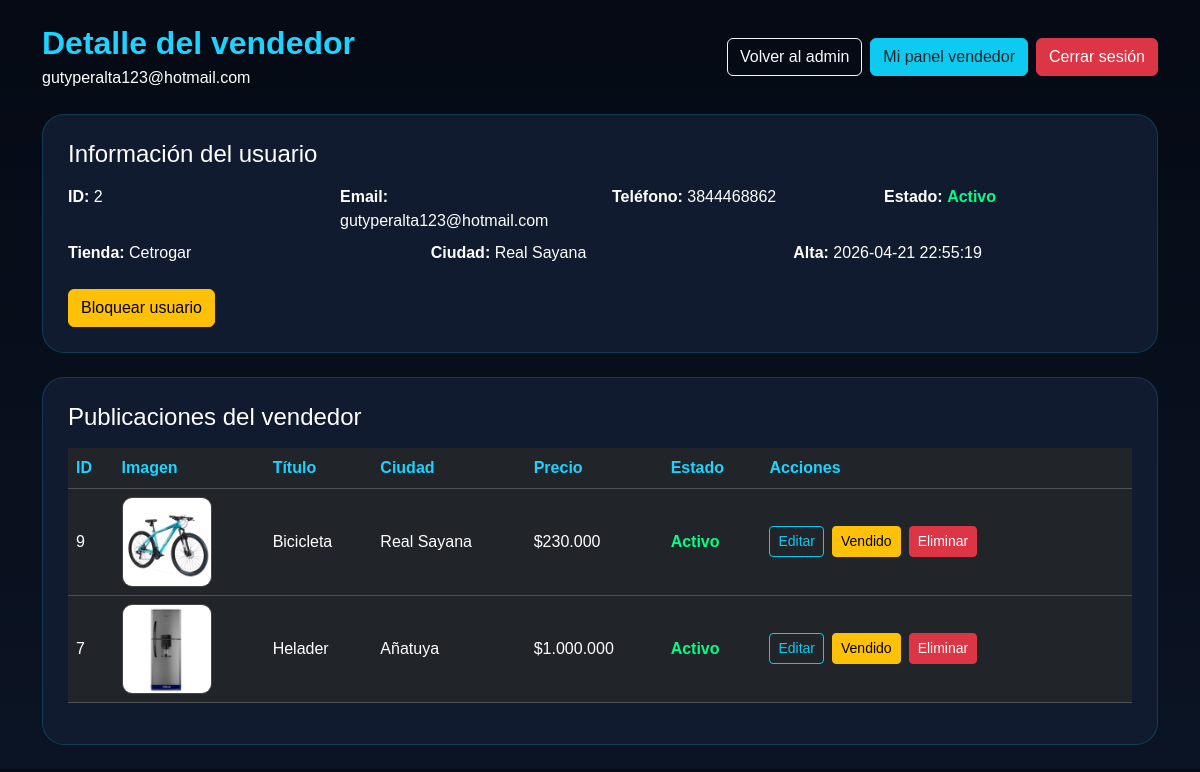
Page /admin/user/2 (signed in) on the committed database.
### tables this page shows
CREATE TABLE users (
            id INTEGER PRIMARY KEY AUTOINCREMENT,
            email TEXT UNIQUE,
            telefono TEXT UNIQUE,
            password TEXT,
            tienda_nombre TEXT,
            ciudad TEXT,
            role TEXT DEFAULT 'seller',
            blocked INTEGER DEFAULT 0,
            created_at TIMESTAMP DEFAULT CURRENT_TIMESTAMP
        );

CREATE TABLE products (
            id INTEGER PRIMARY KEY AUTOINCREMENT,
            user_id INTEGER,
            titulo TEXT NOT NULL,
            descripcion TEXT,
            precio REAL NOT NULL,
            imagen TEXT,
            tienda_nombre TEXT NOT NULL,
            ciudad TEXT NOT NULL,
            whatsapp_link TEXT,
            instagram_link TEXT,
            facebook_link TEXT,
            active INTEGER DEFAULT 1,
            sold INTEGER DEFAULT 0,
            created_at TIMESTAMP DEFAULT CURRENT_TIMESTAMP,
            FOREIGN KEY (user_id) REFERENCES users(id)
        );

### admin.py (the view)
@admin_routes.route("/admin/user/<int:user_id>")
def admin_user_detail(user_id):
    if "user_id" not in session:
        return redirect(url_for("auth.login"))
    if not es_admin():
        flash("No tenés permisos para entrar a esta sección.", "danger")
        return redirect(url_for("products.seller_dashboard"))
    conn = get_db()
    c = conn.cursor()
    usuario = c.execute("""
        SELECT
            id,
            email,
            telefono,
            role,
            blocked,
            tienda_nombre,
            ciudad,
            created_at
        FROM users
        WHERE id = ?
    """, (user_id,)).fetchone()
    if not usuario:
        conn.close()
        flash("Usuario no encontrado.", "danger")
        return redirect(url_for("admin.admin_dashboard"))
    publicaciones = c.execute("""
        SELECT *
        FROM products
        WHERE user_id = ?
        ORDER BY id DESC
    """, (user_id,)).fetchall()
    conn.close()
    return render_template("admin_user_detail.html", usuario=usuario, publicaciones=publicaciones)

### admin.py (called while the page is built)
def es_admin():
    return session.get("role") == "admin"

### database.py (called while the page is built)
def get_db():
    conn = sqlite3.connect(DB_NAME)
    conn.row_factory = sqlite3.Row
    return conn

### templates/admin_user_detail.html (shortened to what this page needs)
<!DOCTYPE html>
<html lang="es">
<head>
    <link href="https://cdn.jsdelivr.net/npm/bootstrap@5.3.2/dist/css/bootstrap.min.css" rel="stylesheet">
</head>
<body>
    <div class="container py-4">
        <div class="d-flex flex-column flex-md-row justify-content-between align-items-md-center gap-3 mb-4">
            <div>
                <h2 class="title mb-1">Detalle del vendedor</h2>
                <div>{{ usuario["email"] or "-" }}</div>
            </div>
            <div class="d-flex gap-2 flex-wrap">
                <a href="/admin/dashboard" class="btn btn-outline-light">Volver al admin</a>
                <a href="/seller/dashboard" class="btn btn-info text-dark">Mi panel vendedor</a>
                <a href="/logout" class="btn btn-danger">Cerrar sesión</a>
            </div>
        </div>
        <div class="box mb-4">
            <h4 class="mb-3">Información del usuario</h4>
            <div class="row">
                <div class="col-md-3 mb-2"><strong>ID:</strong> {{ usuario["id"] }}</div>
                <div class="col-md-3 mb-2"><strong>Email:</strong> {{ usuario["email"] or "-" }}</div>
                <div class="col-md-3 mb-2"><strong>Teléfono:</strong> {{ usuario["telefono"] or "-" }}</div>
                <div class="col-md-3 mb-2">
                    <strong>Estado:</strong>
                    {% if usuario["blocked"] == 1 %}
                        <span class="estado-bloqueado">Bloqueado</span>
                    {% else %}
                        <span class="estado-habilitado">Activo</span>
                    {% endif %}
                </div>
                <div class="col-md-4 mb-2"><strong>Tienda:</strong> {{ usuario["tienda_nombre"] or "-" }}</div>
                <div class="col-md-4 mb-2"><strong>Ciudad:</strong> {{ usuario["ciudad"] or "-" }}</div>
                <div class="col-md-4 mb-2"><strong>Alta:</strong> {{ usuario["created_at"] }}</div>
            </div>
            <div class="mt-3">
                {% if usuario["id"] == session["user_id"] %}
                    <span class="text-secondary">Tu cuenta</span>
                {% else %}
                    {% if usuario["blocked"] == 1 %}
                        <a href="/admin/user/{{ usuario['id'] }}/unblock?next=detail" class="btn btn-success">Desbloquear usuario</a>
                    {% else %}
                        <a href="/admin/user/{{ usuario['id'] }}/block?next=detail" class="btn btn-warning">Bloquear usuario</a>
                    {% endif %}
                {% endif %}
            </div>
        </div>
        <div class="box">
            <h4 class="mb-3">Publicaciones del vendedor</h4>
            <div class="table-responsive">
                <table class="table table-dark table-hover align-middle">
                    <thead>
                        <tr>
                            <th>ID</th>
                            <th>Imagen</th>
                            <th>Título</th>
                            <th>Ciudad</th>
                            <th>Precio</th>
                            <th>Estado</th>
                            <th style="min-width: 260px;">Acciones</th>
                        </tr>
                    </thead>
                    <tbody>
                        {% for item in publicaciones %}
                            <tr>
                                <td>{{ item["id"] }}</td>
                                <td>
                                    {% if item["imagen"] %}
                                        <img src="{{ item['imagen'] }}" class="preview-image" alt="producto">
                                    {% else %}
                                        <span class="text-secondary">Sin imagen</span>
                                    {% endif %}
                                </td>
                                <td>{{ item["titulo"] }}</td>
                                <td>{{ item["ciudad"] }}</td>
                                <td>${{ "{:,.0f}".format(item["precio"]).replace(",", ".") }}</td>
                                <td>
                                    {% if item["active"] == 0 %}
                                        <span class="estado-eliminado">Eliminado</span>
                                    {% elif item["sold"] == 1 %}
                                        <span class="estado-vendido">Vendido</span>
                                    {% else %}
                                        <span class="estado-activo">Activo</span>
                                    {% endif %}
                                </td>
                                <td>
                                    <div class="d-flex flex-wrap gap-2">
                                        {% if item["active"] == 1 %}
                                            <a href="/seller/product/{{ item['id'] }}/edit" class="btn btn-sm btn-outline-info">Editar</a>
                                            {% if item["sold"] == 0 %}
                                                <form method="POST" action="/seller/product/{{ item['id'] }}/sold" onsubmit="return confirm('¿Marcar este producto como vendido?')">
                                                    <button type="submit" class="btn btn-sm btn-warning">Vendido</button>
                                                </form>
                                            {% endif %}
                                            <form method="POST" action="/seller/product/{{ item['id'] }}/delete" onsubmit="return confirm('¿Eliminar este producto?')">
                                                <button type="submit" class="btn btn-sm btn-danger">Eliminar</button>
                                            </form>
                                        {% else %}
                                            <span class="text-secondary">Sin acciones</span>
                                        {% endif %}
                                    </div>
                                </td>
                            </tr>
                        {% else %}
                            <tr>
                                <td colspan="7">Este vendedor todavía no publicó productos.</td>
                            </tr>
                        {% endfor %}
                    </tbody>
                </table>
            </div>
        </div>
    </div>
</body>
</html>

### templates/admin_user_detail.html (style rules this page uses)
body { background: linear-gradient(180deg, #050a14 0%, #0b1424 100%); color: white; font-family: Arial, Helvetica, sans-serif; }
.box { background: #101b2f; border-radius: 22px; padding: 25px; border: 1px solid rgba(29,211,255,0.18); }
.title { color: #1dd3ff; font-weight: 900; }
.preview-image { max-width: 120px; max-height: 90px; object-fit: cover; border-radius: 10px; border: 1px solid rgba(255,255,255,0.15); }
.estado-activo { color: #00ff88; font-weight: 700; }
.estado-habilitado { color: #00ff88; font-weight: 700; }
.table { color: white; }
.table thead th { color: #1dd3ff; }

### rows in the picture
users: email "gutyperalta123@hotmail.com", id "2", telefono "3844468862", tienda_nombre "Cetrogar", ciudad "Real Sayana", created_at "2026-04-21 22:55:19"
products: id "9", imagen (picture), titulo "Bicicleta", ciudad "Real Sayana", precio "230.000", active "Activo"
products: id "7", imagen (picture), titulo "Helader", ciudad "Añatuya", precio "1.000.000", active "Activo"
